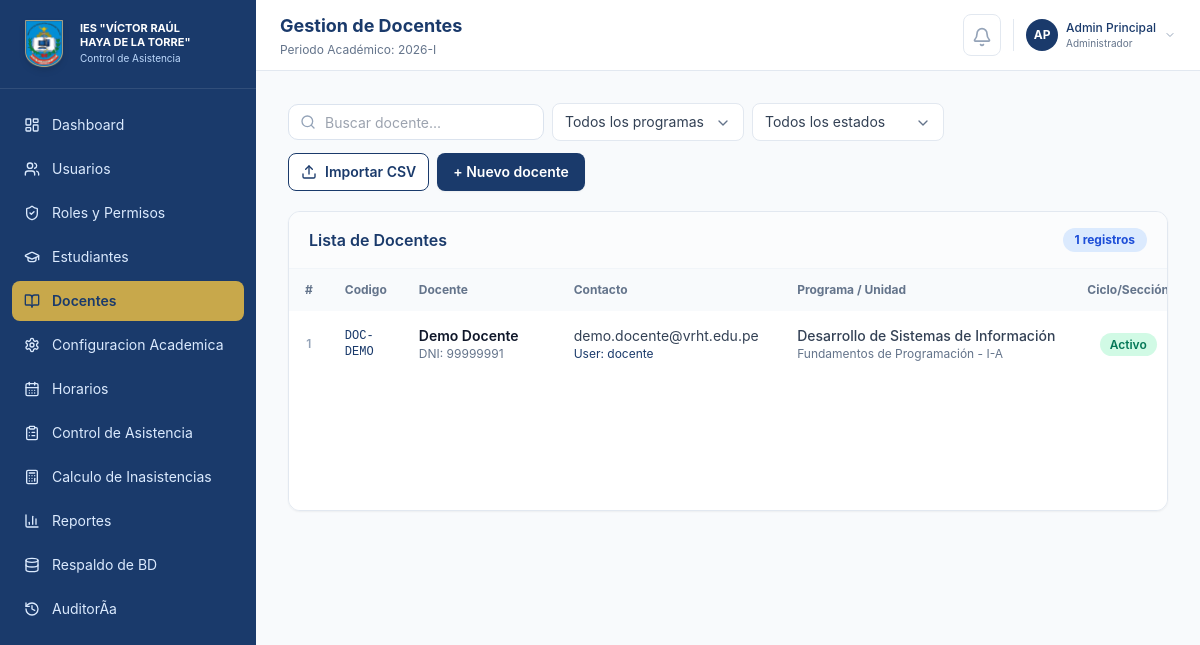
Page /index.php?m=docentes (signed in) on the committed database.
### tables this page shows
CREATE TABLE `docentes` (
  `id` int NOT NULL AUTO_INCREMENT,
  `codigo` varchar(30) NOT NULL,
  `nombres` varchar(160) NOT NULL,
  `dni` varchar(20) NOT NULL,
  `correo` varchar(160) NOT NULL,
  `programa_id` int DEFAULT NULL,
  `unidad_didactica_id` int DEFAULT NULL,
  `seccion` varchar(20) NOT NULL,
  `usuario` varchar(60) NOT NULL,
  `estado` enum('Activo','Inactivo') NOT NULL DEFAULT 'Activo',
  PRIMARY KEY (`id`),
  UNIQUE KEY `codigo` (`codigo`),
  KEY `fk_docentes_programa` (`programa_id`),
  KEY `fk_docentes_unidad` (`unidad_didactica_id`),
  CONSTRAINT `fk_docentes_programa` FOREIGN KEY (`programa_id`) REFERENCES `programas` (`id`) ON DELETE SET NULL,
  CONSTRAINT `fk_docentes_unidad` FOREIGN KEY (`unidad_didactica_id`) REFERENCES `unidades_didacticas` (`id`) ON DELETE SET NULL
);

CREATE TABLE `programas` (
  `id` int NOT NULL AUTO_INCREMENT,
  `codigo` varchar(10) NOT NULL,
  `nombre` varchar(180) NOT NULL,
  `estado` enum('Activo','Inactivo') NOT NULL DEFAULT 'Activo',
  PRIMARY KEY (`id`),
  UNIQUE KEY `codigo` (`codigo`)
);

CREATE TABLE `unidades_didacticas` (
  `id` int NOT NULL AUTO_INCREMENT,
  `periodo_curricular_id` int NOT NULL,
  `nombre` varchar(180) NOT NULL,
  `estado` enum('Activo','Inactivo') NOT NULL DEFAULT 'Activo',
  PRIMARY KEY (`id`),
  KEY `periodo_curricular_id` (`periodo_curricular_id`),
  CONSTRAINT `unidades_didacticas_ibfk_1` FOREIGN KEY (`periodo_curricular_id`) REFERENCES `periodos_curriculares` (`id`)
);

CREATE TABLE `periodos_curriculares` (
  `id` int NOT NULL AUTO_INCREMENT,
  `modulo_id` int NOT NULL,
  `nombre` varchar(40) NOT NULL,
  PRIMARY KEY (`id`),
  KEY `modulo_id` (`modulo_id`),
  CONSTRAINT `periodos_curriculares_ibfk_1` FOREIGN KEY (`modulo_id`) REFERENCES `modulos_formativos` (`id`)
);

### public/index.php (called while the page is built, shortened)
<?php
require __DIR__ . '/layout.php';

### app/db.php (called while the page is built, shortened)
<?php
function db(): PDO
{
    static $pdo = null;
    if ($pdo instanceof PDO) {
        return $pdo;
    }
    $dsn = 'mysql:host=' . DB_HOST . ';dbname=' . DB_NAME . ';charset=' . DB_CHARSET;
    $pdo = new PDO($dsn, DB_USER, DB_PASS, [
        PDO::ATTR_ERRMODE => PDO::ERRMODE_EXCEPTION,
        PDO::ATTR_DEFAULT_FETCH_MODE => PDO::FETCH_ASSOC,
        PDO::ATTR_EMULATE_PREPARES => false,
    ]);
    return $pdo;
}
function fetch_all(string $sql, array $params = []): array
{
    $stmt = db()->prepare($sql);
    $stmt->execute($params);
    return $stmt->fetchAll();
}

### app/helpers.php (called while the page is built, shortened)
<?php
require_once __DIR__ . '/db.php';
function e(string|int|float|null $value): string
{
    return htmlspecialchars((string) $value, ENT_QUOTES, 'UTF-8');
}
function badge_class(string $estado): string
{
    return match ($estado) {
        'Activo', 'Presente', 'Registrada' => 'bg-emerald-100 text-emerald-700',
        'En riesgo', 'Tardanza', 'Pendiente' => 'bg-amber-100 text-amber-700',
        'Inhabilitado', 'Inasistente', 'Cerrada' => 'bg-red-100 text-red-700',
        'Justificado' => 'bg-blue-100 text-blue-700',
        default => 'bg-slate-100 text-slate-600',
    };
}
function all_docentes(): array
{
    return fetch_all('SELECT d.id, d.codigo, d.nombres, d.dni, d.correo, d.programa_id, d.unidad_didactica_id, p.nombre as programa, ud.nombre as unidad, pc.nombre as ciclo, d.seccion, d.usuario, d.estado FROM docentes d LEFT JOIN programas p ON d.programa_id = p.id LEFT JOIN unidades_didacticas ud ON d.unidad_didactica_id = ud.id LEFT JOIN periodos_curriculares pc ON ud.periodo_curricular_id = pc.id ORDER BY d.nombres');
}

### public/modules/docentes.php (the view, shortened to what this page needs)
<?php
$docentes = all_docentes();
?>
<div class="space-y-5">
    <div class="flex flex-wrap items-center justify-between gap-3">
        <div class="flex flex-wrap items-center gap-2">
            <label class="relative block">
                <input id="filter-search" class="form-control filter-input w-full shrink-0 sm:w-64 pl-9" placeholder="Buscar docente...">
            </label>
        </div>
        <div class="flex flex-wrap gap-2">
            <button type="button" data-modal-target="modal-importar-docentes" class="inline-flex items-center gap-2 rounded-lg border border-[#1a3a6b] bg-white px-3 py-2 text-sm font-semibold text-[#1a3a6b] transition hover:bg-blue-50">
                <i data-lucide="upload" class="h-4 w-4"></i>
                Importar CSV
            </button>
        </div>
    </div>
    <div class="overflow-x-auto overflow-y-hidden min-h-[300px] rounded-xl border border-slate-200 bg-white shadow-sm hidden md:block">
        <div class="flex items-center justify-between border-b border-slate-100 px-5 py-4 bg-slate-50/50">
            <h2 class="font-semibold text-[#1a3a6b]">Lista de Docentes</h2>
            <span class="rounded-full bg-blue-100 px-3 py-1 text-xs font-bold text-blue-700">
                <?= count($docentes) ?> registros
            </span>
        </div>
        <table class="w-full min-w-[1000px]">
            <thead class="bg-slate-50">
                <tr>
                    <th class="table-th w-16 text-center">#</th>
                    <th class="table-th w-24">Codigo</th>
                    <th class="table-th w-1/4">Docente</th>
                    <th class="table-th w-1/4">Contacto</th>
                    <th class="table-th w-1/4">Programa / Unidad</th>
                    <th class="table-th whitespace-nowrap text-center">Ciclo/Sección</th>
                </tr>
            </thead>
            <tbody class="divide-y divide-slate-100">
            <?php foreach ($docentes as $index => $d): ?>
                <tr class="transition hover:bg-slate-50/50 docente-row" data-search="<?= strtolower(e($d['codigo'] . ' ' . $d['nombres'] . ' ' . ($d['dni'] ?? '') . ' ' . ($d['correo'] ?? ''))) ?>" data-programa="<?= e($d['programa'] ?? '') ?>" data-estado="<?= e($d['estado'] ?? 'Activo') ?>">
                    <td class="table-td text-center text-slate-400 text-xs font-semibold"><?= $index + 1 ?></td>
                    <td class="table-td font-mono text-xs text-[#1a3a6b]"><?= e($d['codigo']) ?></td>
                    <td class="table-td">
                        <div class="flex flex-col min-w-0">
                            <span class="truncate font-semibold text-slate-900" title="<?= e($d['nombres']) ?>"><?= e($d['nombres']) ?></span>
                            <span class="truncate text-xs text-slate-500">DNI: <?= e($d['dni']) ?></span>
                        </div>
                    </td>
                    <td class="table-td">
                        <div class="flex flex-col min-w-0">
                            <span class="truncate text-sm text-slate-700" title="<?= e($d['correo']) ?>"><?= e($d['correo']) ?></span>
                            <span class="truncate text-xs text-[#1a3a6b]">User: <?= e($d['usuario']) ?: 'N/A' ?></span>
                        </div>
                    </td>
                    <td class="table-td">
                        <div class="flex flex-col min-w-0">
                            <span class="truncate text-sm font-medium text-slate-700" title="<?= e($d['programa']) ?>"><?= e($d['programa']) ?></span>
                            <?php if (!empty($d['unidad'])): ?>
                                <span class="truncate text-xs text-slate-500" title="<?= e($d['unidad']) ?>"><?= e($d['unidad']) ?> - <?= e($d['ciclo']) ?>-<?= e($d['seccion']) ?></span>
                            <?php else: ?>
                                <span class="truncate text-xs text-slate-400 italic" title="Sin Unidad Didáctica Asignada">Sin Unidad Didáctica Asignada</span>
                            <?php endif; ?>
                        </div>
                    </td>
                    <td class="table-td text-center"><span class="rounded-full px-2.5 py-1 text-xs font-semibold <?= badge_class($d['estado']) ?>"><?= e($d['estado']) ?></span></td>
                </tr>
            <?php endforeach; ?>
            </tbody>
        </table>
    </div>
</div>

### public/assets/app.css (style rules this page uses)
body { font-family: Inter, ui-sans-serif, system-ui, -apple-system, BlinkMacSystemFont, "Segoe UI", sans-serif; }
.table-th { padding: 0.75rem 1rem; text-align: left; font-size: 0.75rem; font-weight: 700; color: #64748b; }
.table-td { padding: 0.875rem 1rem; font-size: 0.875rem; color: #334155; vertical-align: middle; }
.form-control { width: 100%; border-radius: 0.625rem; border: 1px solid #dbe3ee; background: #fff; padding: 0.625rem 0.75rem; font-size: 0.875rem; outline: none; transition: all 0.2s cubic-bezier(0.4, 0, 0.2, 1); }
input.form-control.filter-input { min-height: 2.25rem; height: 2.25rem; padding-top: 0.375rem; padding-bottom: 0.375rem; line-height: 1.25rem; }
.lucide { display: inline-block; flex-shrink: 0; stroke-width: 2; vertical-align: middle; }

### rows in the picture
docentes: codigo "DOC-DEMO", nombres "Demo Docente", dni "99999991", correo "demo.docente@vrht.edu.pe", usuario "docente", programa.nombre "Desarrollo de Sistemas de Información", unidad_didactica.nombre "Fundamentos de Programación", periodos_curriculares.nombre "I", seccion "A", estado "Activo"

### other values in the picture
$label "Dashboard"
$label "Usuarios"
$label "Roles y Permisos"
$label "Estudiantes"
$label "Docentes"
$label "Configuracion Academica"
$label "Horarios"
$label "Control de Asistencia"
$label "Calculo de Inasistencias"
$label "Reportes"
$label "Respaldo de BD"
$label "AuditorÃ­a"
$title "Gestion de Docentes"
user_initials($user['nombre']) "AP"
$user['nombre'] "Admin Principal"
